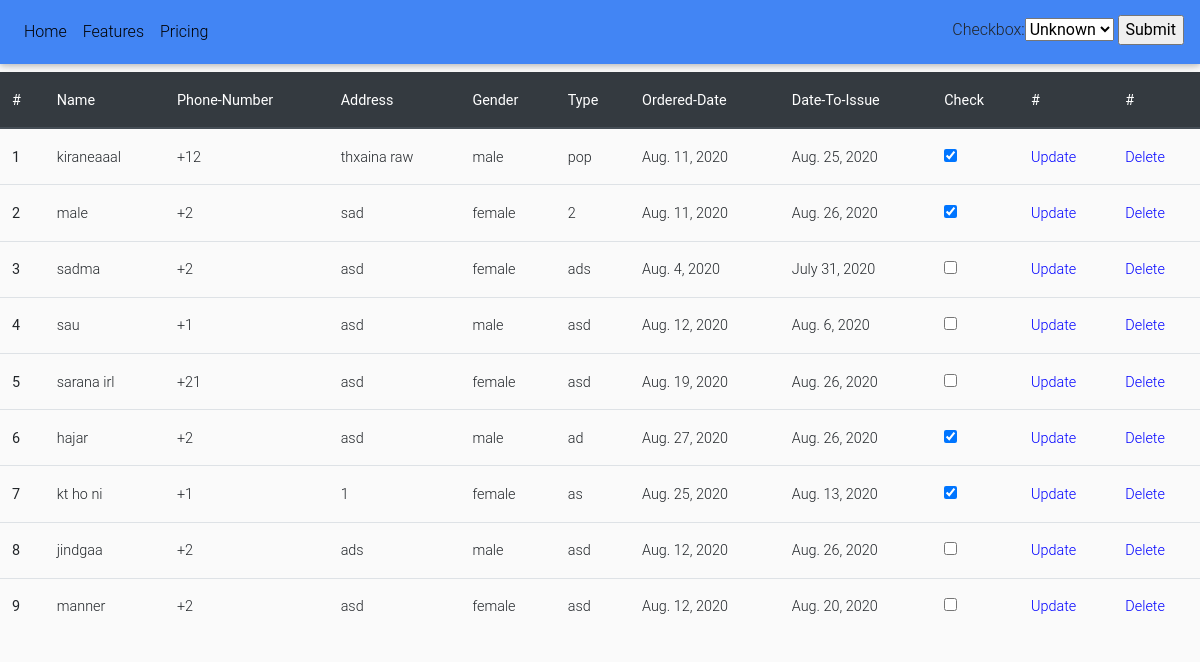
The app's page /info/ with its own data.
### tailor/models.py (models this page shows, shortened)
class Contact(models.Model):
    name = models.CharField(max_length=30, null=True,blank=True)
    address = models.CharField(max_length=50, null=True,blank=True)
    age = models.IntegerField( null=True,blank=True)
    number = models.IntegerField( null=True,blank=True)
    type = models.CharField(max_length=50, null=True,blank=True)
    checkbox = models.BooleanField(null=True,default=False)
    order_date = models.DateField(blank=True,null=True)
    issue_date = models.DateField(blank=True,null=True)
    gender = models.CharField(choices = GENDER_CHOICES , max_length= 15)

### tailor/views.py (the view)
# urls.py: path('info/', views.info, name='info'),
def info(request):
    template_name = 'info.html'
    contacts = Contact.objects.all()
    filter_info = InfoFilter(request.GET , queryset=contacts)
    contacts = filter_info.qs
    context = {
          'contacts' : contacts,
         'filter_info' : filter_info,
          }
    return render(request,template_name,context)

### tailor/templates/info.html (shortened to what this page needs)
{% extends "nav-base.html" %}
{% load static%}
{% block content  %}
<link rel="stylesheet" href="{% static 'css/function.css' %}">
<br><br><br>
    <div class="table-responsive-sm">
        <table class="table">
            <thead class="thead-dark">
              <tr>
                <th scope="col">#</th>
                <th scope="col">Name</th>
                <th scope="col">Phone-Number</th>
                <th scope="col">Address</th>
                <th scope="col">Gender</th>
                <th scope="col">Type</th>
                <th scope="col">Ordered-Date</th>
                <th scope="col">Date-To-Issue </th>
                <th scope="col">Check</th>
                <th scope="col">#</th>
                <th scope="col">#</th>
              </tr>
            </thead>
            <tbody>
            {% for contact in contacts %}
              <tr>
                <th scope="row">{{forloop.counter}}</th>
                <td>{{contact.name}}</td>
                <td>+{{contact.number}}</td>
                <td>{{contact.address}}</td>
                <td>{{contact.gender}}</td>
                <td>{{contact.type}}</td>
                <td>{{contact.order_date}}</td>
                <td>{{contact.issue_date}}</td>
                <td> <input type="checkbox" name="checkbox" {% if contact.checkbox %}checked{% endif %} /></td>
                {% if contact.gender == 'female' %}
                <td><a style='color: blue;' href="{% url 'contact-female' contact.pk %}">Update</a></td>
                {% else %}
                <td><a style='color: blue;' href="{% url 'contact-male' contact.pk %}">Update</a></td>
                {%  endif  %}
                <td><a style='color: blue;' href="{% url 'delete' contact.pk %}">Delete</a></td>
              </tr>
            {% endfor %}
            </tbody>
          </table>
     </div>
{% endblock %}

### tailor/templates/nav-base.html (shortened to what this page needs)
{% load static  %}
<!DOCTYPE html>
<html lang="en">
<head>
    <link rel="stylesheet" href="https://maxcdn.bootstrapcdn.com/bootstrap/4.0.0/css/bootstrap.min.css">
  <link rel="stylesheet" href="https://use.fontawesome.com/releases/v5.11.2/css/all.css">
  <link rel="stylesheet" href="{% static 'css/bootstrap.min.css' %}">
  <link rel="stylesheet" href="{% static 'css/mdb.min.css' %}">
  <link rel="stylesheet" href="{% static 'css/style.css' %}">
  <link rel="stylesheet" href="{% static 'js/cart.js' %}">
   <link rel="stylesheet" href="{% static 'css/main.css' %}">
</head>
<body>
<header>
<header>    <button onclick="topFunction()" id="myBtn" title="Go to top">Top</button>
    <nav class="navbar navbar-expand-lg  fixed-top navbar-light bg-primary scrolling-navbar" style="right: 0%;">
      <div class="collapse navbar-collapse" id="navbarSupportedContent">
        <ul class="navbar-nav mr-auto">
          <li class="nav-item ">
            <a class="nav-link  blue-cyan-text " href="{% url 'index' %}">Home </a>
          </li>
          <li class="nav-item ">
            <a class="nav-link blue-cyan-text " href="{% url 'features' %}">Features</a>
          </li>
          <li class="nav-item ">
            <a class="nav-link  blue-cyan-text " href="#">Pricing</a>
          </li>
        </ul>
     <form method="get">
        {{ filter_info.form }}
        <input type="submit" />
    </form>
      </div>
    </nav>
    </header>
{% block content  %}
{% endblock %}
  </body>
</html>

### tailor/static/css/main.css (style rules this page uses)
body { background-color: hsl(0, 0%, 98%); }

### records on screen
Contact: name "kiraneaaal", number "12", address "thxaina raw", gender "male", type "pop", order_date "Aug. 11, 2020", issue_date "Aug. 25, 2020", checkbox "☑", shows "Update"
Contact: name "male", number "2", address "sad", gender "female", type "2", order_date "Aug. 11, 2020", issue_date "Aug. 26, 2020", checkbox "☑", shows "Update"
Contact: name "sadma", number "2", address "asd", gender "female", type "ads", order_date "Aug. 4, 2020", issue_date "July 31, 2020", shows "Update"
Contact: name "sau", number "1", address "asd", gender "male", type "asd", order_date "Aug. 12, 2020", issue_date "Aug. 6, 2020", shows "Update"
Contact: name "sarana irl", number "21", address "asd", gender "female", type "asd", order_date "Aug. 19, 2020", issue_date "Aug. 26, 2020", shows "Update"
Contact: name "hajar", number "2", address "asd", gender "male", type "ad", order_date "Aug. 27, 2020", issue_date "Aug. 26, 2020", checkbox "☑", shows "Update"
Contact: name "kt ho ni", number "1", address "1", gender "female", type "as", order_date "Aug. 25, 2020", issue_date "Aug. 13, 2020", checkbox "☑", shows "Update"
Contact: name "jindgaa", number "2", address "ads", gender "male", type "asd", order_date "Aug. 12, 2020", issue_date "Aug. 26, 2020", shows "Update"
Contact: name "manner", number "2", address "asd", gender "female", type "asd", order_date "Aug. 12, 2020", issue_date "Aug. 20, 2020", shows "Update"
